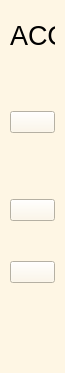
     <widget class="QWidget" name="icon_only_widget" native="true">
      <property name="minimumSize">
       <size>
        <width>65</width>
        <height>0</height>
       </size>
      </property>
      <property name="maximumSize">
       <size>
        <width>65</width>
        <height>16777215</height>
       </size>
      </property>
      <property name="styleSheet">
       <string notr="true"> background-color: #FEF6E4;
  
</string>
      </property>
      <layout class="QVBoxLayout" name="verticalLayout" stretch="0,0,0,0,0,0,0">
       <property name="spacing">
        <number>40</number>
       </property>
       <property name="leftMargin">
        <number>10</number>
       </property>
       <property name="topMargin">
        <number>20</number>
       </property>
       <property name="rightMargin">
        <number>10</number>
       </property>
       <property name="bottomMargin">
        <number>50</number>
       </property>
       <item>
        <widget class="QLabel" name="icon_only_Acc">
         <property name="font">
          <font>
           <pointsize>20</pointsize>
           <weight>50</weight>
           <bold>false</bold>
          </font>
         </property>
         <property name="text">
          <string>ACC</string>
         </property>
        </widget>
       </item>
       <item>
        <spacer name="verticalSpacer_5">
         <property name="orientation">
          <enum>Qt::Vertical</enum>
         </property>
         <property name="sizeType">
          <enum>QSizePolicy::Expanding</enum>
         </property>
         <property name="sizeHint" stdset="0">
          <size>
           <width>20</width>
           <height>20</height>
          </size>
         </property>
        </spacer>
       </item>
       <item>
        <widget class="QPushButton" name="dashboardbutton_2">
         <property name="sizePolicy">
          <sizepolicy hsizetype="Expanding" vsizetype="Expanding">
           <horstretch>0</horstretch>
           <verstretch>0</verstretch>
          </sizepolicy>
         </property>
         <property name="styleSheet">
          <string notr="true">QPushButton:hover {
    background-color: qlineargradient(spread: pad, x1: 0, y1: 0, x2: 1, y2: 0, stop: 0 #FEF6E4, stop: 1 #ADD8E6);
    border-top-left-radius: 20px;
    border-bottom-left-radius: 20px;
}

QPushButton:pressed {
    background-color: rgb(254, 246, 228);
    border-top-left-radius: 20px;
    border-bottom-left-radius: 20px;
 
}
</string>
         </property>
         <property name="text">
          <string/>
         </property>
         <property name="icon">
          <iconset resource="resource.qrc">
           <normaloff>:/icons/icon/dashboard.png</normaloff>:/icons/icon/dashboard.png</iconset>
         </property>
         <property name="checkable">
          <bool>true</bool>
         </property>
         <property name="autoExclusive">
          <bool>true</bool>
         </property>
        </widget>
       </item>
       <item>
        <spacer name="verticalSpacer">
         <property name="orientation">
          <enum>Qt::Vertical</enum>
         </property>
         <property name="sizeHint" stdset="0">
          <size>
           <width>20</width>
           <height>26</height>
          </size>
         </property>
        </spacer>
       </item>
       <item>
        <widget class="QPushButton" name="infobutton_2">
         <property name="sizePolicy">
          <sizepolicy hsizetype="Minimum" vsizetype="Minimum">
           <horstretch>0</horstretch>
           <verstretch>0</verstretch>
          </sizepolicy>
         </property>
         <property name="styleSheet">
          <string notr="true">QPushButton:hover {
    background-color: qlineargradient(spread: pad, x1: 0, y1: 0, x2: 1, y2: 0, stop: 0 #FEF6E4, stop: 1 #ADD8E6);
    border-top-left-radius: 20px;
    border-bottom-left-radius: 20px;
}

QPushButton:pressed {
    background-color: rgb(254, 246, 228);
    border-top-left-radius: 20px;
    border-bottom-left-radius: 20px;
 
}
</string>
         </property>
         <property name="text">
          <string/>
         </property>
         <property name="icon">
          <iconset resource="resource.qrc">
           <normaloff>:/icons/icon/icons8-about-50.png</normaloff>:/icons/icon/icons8-about-50.png</iconset>
         </property>
         <property name="checkable">
          <bool>true</bool>
         </property>
         <property name="autoExclusive">
          <bool>true</bool>
         </property>
        </widget>
       </item>
       <item>
        <widget class="QPushButton" name="exitbutton_2">
         <property name="sizePolicy">
          <sizepolicy hsizetype="Minimum" vsizetype="Minimum">
           <horstretch>0</horstretch>
           <verstretch>0</verstretch>
          </sizepolicy>
         </property>
         <property name="styleSheet">
          <string notr="true">QPushButton:hover {
    background-color: qlineargradient(spread: pad, x1: 0, y1: 0, x2: 1, y2: 0, stop: 0 #FEF6E4, stop: 1 #ADD8E6);
    border-top-left-radius: 20px;
    border-bottom-left-radius: 20px;
}

QPushButton:pressed {
    background-color: rgb(254, 246, 228);
    border-top-left-radius: 20px;
    border-bottom-left-radius: 20px;
 
}
</string>
         </property>
         <property name="text">
          <string/>
         </property>
         <property name="icon">
          <iconset resource="resource.qrc">
           <normaloff>:/icons/icon/icons8-exit-35.png</normaloff>:/icons/icon/icons8-exit-35.png</iconset>
         </property>
         <property name="checkable">
          <bool>true</bool>
         </property>
         <property name="autoExclusive">
          <bool>true</bool>
         </property>
        </widget>
       </item>
       <item>
        <spacer name="verticalSpacer_4">
         <property name="orientation">
          <enum>Qt::Vertical</enum>
         </property>
         <property name="sizeHint" stdset="0">
          <size>
           <width>20</width>
           <height>40</height>
          </size>
         </property>
        </spacer>
       </item>
      </layout>
     </widget>
